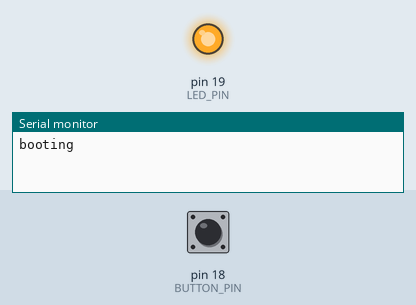
The sketch below on a simulated Arduino Uno, built with avr-gcc and run on an emulated ATmega328P. Parts: output pins drawn as LEDs (lit = HIGH), the last lines printed to the serial monitor. The inputs (shaded band) are chosen by the test bench; at power-on: pin 18 (BUTTON_PIN) HIGH.

Above: at 1.2 s.
1.3 s: pin 18 (BUTTON_PIN) pulled LOW for 0.15 s
At 2.5 s:
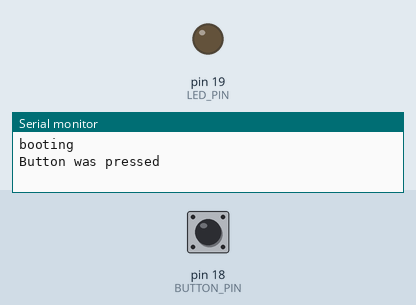
Timing chart, 0 to 4.3 s (numbered marks = the images above; inputs shaded):
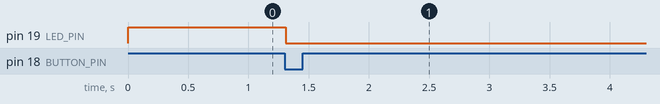

Measured:
- after the input at 1.3 s, pin 19 (LED_PIN): HIGH → LOW at once

The sketch:

cat_food_timer.ino
```cpp
/*
 * TO DO
 * Add flag check for led turn off
 * Add double press for reset/ooops function
 *
 */


#include <Bounce2.h>

#define BUTTON_PIN 18
#define LED_PIN 19

//Setup debounce objects
Bounce debounced1 = Bounce();

uint32_t currentMillis;
uint32_t  delayStartedAtMs;
uint32_t minute = 60000;


void setup() {
  Serial.begin(9600);
  Serial.println("booting");

  pinMode(BUTTON_PIN, INPUT_PULLUP);
  pinMode(LED_PIN, OUTPUT);

  debounced1.attach(BUTTON_PIN);
  debounced1.interval(8);

  digitalWrite(LED_PIN, HIGH);
}

void loop() {
  currentMillis = millis();

  if( debounced1.fell() ) {
    Serial.println("Button was pressed");
    //Serial.print("currentMillis = ");Serial.println(currentMillis);
    digitalWrite(LED_PIN, LOW);
    delayStartedAtMs = currentMillis;
  }

  if (currentMillis >=  delayStartedAtMs+minute*60*8) {
    digitalWrite(LED_PIN, HIGH);
  }

  debounced1.update();
}
```
